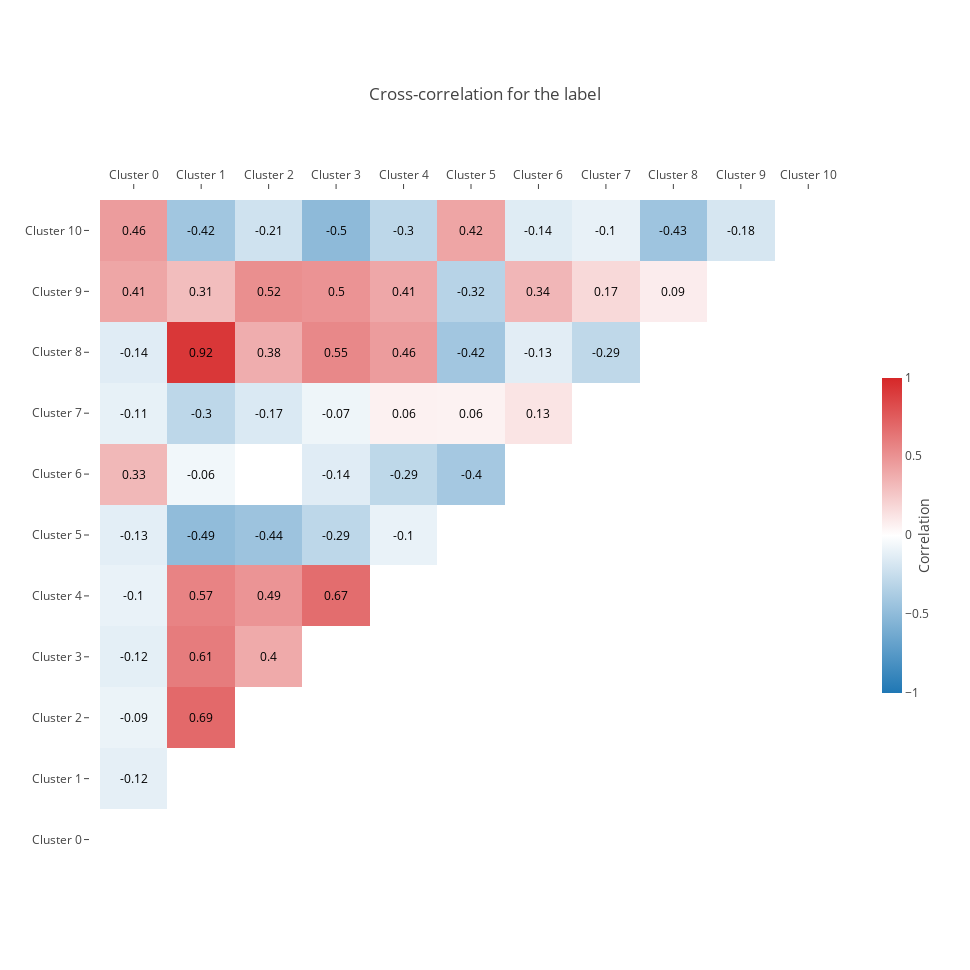
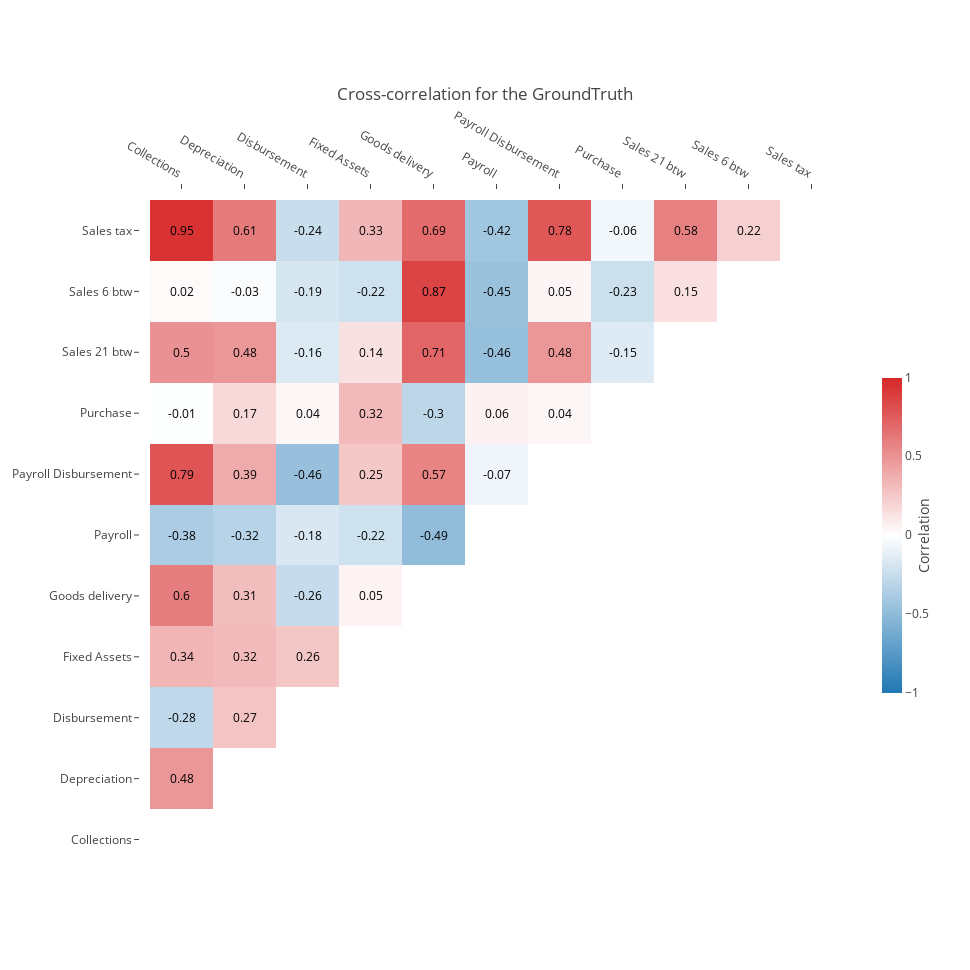

Here is the notebook cell these charts were saved with, in order:
### Code cell
correlationMatrix(df_all, on="label", agg_period="D", interactive=True)
correlationMatrix(df_all, on="GroundTruth", agg_period="D", interactive=True)

### Figure 1 — Plotly figure (JSON) as saved in the notebook; plotly's stock layout.template omitted (floating-point values rounded to 4 significant figures)
{"data": [{"colorbar": {"len": 0.5, "outlinewidth": 0, "thickness": 20, "title": {"side": "right", "text": "\n \n Correlation"}, "xpad": 25}, "colorscale": [[0, "rgb(31, 119, 180)"], [0.5, "rgb(255,255,255)"], [1, "rgb(214, 39, 40)"]], "showscale": true, "type": "heatmap", "uid": "c7b6e958-6c12-4ff1-bc23-3e0611ab286c", "x": ["Cluster 0", "Cluster 1", "Cluster 2", "Cluster 3", "Cluster 4", "Cluster 5", "Cluster 6", "Cluster 7", "Cluster 8", "Cluster 9", "Cluster 10"], "y": ["Cluster 0", "Cluster 1", "Cluster 2", "Cluster 3", "Cluster 4", "Cluster 5", "Cluster 6", "Cluster 7", "Cluster 8", "Cluster 9", "Cluster 10"], "z": [[0, 0, 0, 0, 0, 0, 0, 0, 0, 0, 0], [-0.1174, 0, 0, 0, 0, 0, 0, 0, 0, 0, 0], [-0.08817, 0.6948, 0, 0, 0, 0, 0, 0, 0, 0, 0], [-0.1192, 0.6062, 0.3954, 0, 0, 0, 0, 0, 0, 0, 0], [-0.09753, 0.5731, 0.4949, 0.674, 0, 0, 0, 0, 0, 0, 0], [-0.1258, -0.4906, -0.4376, -0.2946, -0.09913, 0, 0, 0, 0, 0, 0], [0.3302, -0.06136, 0.00134, -0.1374, -0.2894, -0.4018, 0, 0, 0, 0, 0], [-0.106, -0.2966, -0.1654, -0.07367, 0.06286, 0.06237, 0.1258, 0, 0, 0, 0], [-0.1371, 0.9242, 0.3782, 0.5497, 0.4562, -0.4157, -0.1304, -0.2878, 0, 0, 0], [0.4142, 0.3054, 0.5189, 0.4984, 0.4063, -0.3205, 0.336, 0.1746, 0.08582, 0, 0], [0.4569, -0.4197, -0.2136, -0.504, -0.2967, 0.4168, -0.1428, -0.1014, -0.4311, -0.1827, 0]], "zmax": 1, "zmid": 0, "zmin": -1}], "layout": {"annotations": [{"font": {"color": "Black"}, "showarrow": false, "text": "", "x": "Cluster 0", "xref": "x", "y": "Cluster 0", "yref": "y"}, {"font": {"color": "Black"}, "showarrow": false, "text": "", "x": "Cluster 1", "xref": "x", "y": "Cluster 0", "yref": "y"}, {"font": {"color": "Black"}, "showarrow": false, "text": "", "x": "Cluster 2", "xref": "x", "y": "Cluster 0", "yref": "y"}, {"font": {"color": "Black"}, "showarrow": false, "text": "", "x": "Cluster 3", "xref": "x", "y": "Cluster 0", "yref": "y"}, {"font": {"color": "Black"}, "showarrow": false, "text": "", "x": "Cluster 4", "xref": "x", "y": "Cluster 0", "yref": "y"}, {"font": {"color": "Black"}, "showarrow": false, "text": "", "x": "Cluster 5", "xref": "x", "y": "Cluster 0", "yref": "y"}, {"font": {"color": "Black"}, "showarrow": false, "text": "", "x": "Cluster 6", "xref": "x", "y": "Cluster 0", "yref": "y"}, {"font": {"color": "Black"}, "showarrow": false, "text": "", "x": "Cluster 7", "xref": "x", "y": "Cluster 0", "yref": "y"}, {"font": {"color": "Black"}, "showarrow": false, "text": "", "x": "Cluster 8", "xref": "x", "y": "Cluster 0", "yref": "y"}, {"font": {"color": "Black"}, "showarrow": false, "text": "", "x": "Cluster 9", "xref": "x", "y": "Cluster 0", "yref": "y"}, {"font": {"color": "Black"}, "showarrow": false, "text": "", "x": "Cluster 10", "xref": "x", "y": "Cluster 0", "yref": "y"}, {"font": {"color": "Black"}, "showarrow": false, "text": "-0.12", "x": "Cluster 0", "xref": "x", "y": "Cluster 1", "yref": "y"}, {"font": {"color": "Black"}, "showarrow": false, "text": "", "x": "Cluster 1", "xref": "x", "y": "Cluster 1", "yref": "y"}, {"font": {"color": "Black"}, "showarrow": false, "text": "", "x": "Cluster 2", "xref": "x", "y": "Cluster 1", "yref": "y"}, {"font": {"color": "Black"}, "showarrow": false, "text": "", "x": "Cluster 3", "xref": "x", "y": "Cluster 1", "yref": "y"}, {"font": {"color": "Black"}, "showarrow": false, "text": "", "x": "Cluster 4", "xref": "x", "y": "Cluster 1", "yref": "y"}, {"font": {"color": "Black"}, "showarrow": false, "text": "", "x": "Cluster 5", "xref": "x", "y": "Cluster 1", "yref": "y"}, {"font": {"color": "Black"}, "showarrow": false, "text": "", "x": "Cluster 6", "xref": "x", "y": "Cluster 1", "yref": "y"}, {"font": {"color": "Black"}, "showarrow": false, "text": "", "x": "Cluster 7", "xref": "x", "y": "Cluster 1", "yref": "y"}, {"font": {"color": "Black"}, "showarrow": false, "text": "", "x": "Cluster 8", "xref": "x", "y": "Cluster 1", "yref": "y"}, {"font": {"color": "Black"}, "showarrow": false, "text": "", "x": "Cluster 9", "xref": "x", "y": "Cluster 1", "yref": "y"}, {"font": {"color": "Black"}, "showarrow": false, "text": "", "x": "Cluster 10", "xref": "x", "y": "Cluster 1", "yref": "y"}, {"font": {"color": "Black"}, "showarrow": false, "text": "-0.09", "x": "Cluster 0", "xref": "x", "y": "Cluster 2", "yref": "y"}, {"font": {"color": "Black"}, "showarrow": false, "text": "0.69", "x": "Cluster 1", "xref": "x", "y": "Cluster 2", "yref": "y"}, {"font": {"color": "Black"}, "showarrow": false, "text": "", "x": "Cluster 2", "xref": "x", "y": "Cluster 2", "yref": "y"}, {"font": {"color": "Black"}, "showarrow": false, "text": "", "x": "Cluster 3", "xref": "x", "y": "Cluster 2", "yref": "y"}, {"font": {"color": "Black"}, "showarrow": false, "text": "", "x": "Cluster 4", "xref": "x", "y": "Cluster 2", "yref": "y"}, {"font": {"color": "Black"}, "showarrow": false, "text": "", "x": "Cluster 5", "xref": "x", "y": "Cluster 2", "yref": "y"}, {"font": {"color": "Black"}, "showarrow": false, "text": "", "x": "Cluster 6", "xref": "x", "y": "Cluster 2", "yref": "y"}, {"font": {"color": "Black"}, "showarrow": false, "text": "", "x": "Cluster 7", "xref": "x", "y": "Cluster 2", "yref": "y"}, {"font": {"color": "Black"}, "showarrow": false, "text": "", "x": "Cluster 8", "xref": "x", "y": "Cluster 2", "yref": "y"}, {"font": {"color": "Black"}, "showarrow": false, "text": "", "x": "Cluster 9", "xref": "x", "y": "Cluster 2", "yref": "y"}, {"font": {"color": "Black"}, "showarrow": false, "text": "", "x": "Cluster 10", "xref": "x", "y": "Cluster 2", "yref": "y"}, {"font": {"color": "Black"}, "showarrow": false, "text": "-0.12", "x": "Cluster 0", "xref": "x", "y": "Cluster 3", "yref": "y"}, {"font": {"color": "Black"}, "showarrow": false, "text": "0.61", "x": "Cluster 1", "xref": "x", "y": "Cluster 3", "yref": "y"}, {"font": {"color": "Black"}, "showarrow": false, "text": "0.4", "x": "Cluster 2", "xref": "x", "y": "Cluster 3", "yref": "y"}, {"font": {"color": "Black"}, "showarrow": false, "text": "", "x": "Cluster 3", "xref": "x", "y": "Cluster 3", "yref": "y"}, {"font": {"color": "Black"}, "showarrow": false, "text": "", "x": "Cluster 4", "xref": "x", "y": "Cluster 3", "yref": "y"}, {"font": {"color": "Black"}, "showarrow": false, "text": "", "x": "Cluster 5", "xref": "x", "y": "Cluster 3", "yref": "y"}, {"font": {"color": "Black"}, "showarrow": false, "text": "", "x": "Cluster 6", "xref": "x", "y": "Cluster 3", "yref": "y"}, {"font": {"color": "Black"}, "showarrow": false, "text": "", "x": "Cluster 7", "xref": "x", "y": "Cluster 3", "yref": "y"}, {"font": {"color": "Black"}, "showarrow": false, "text": "", "x": "Cluster 8", "xref": "x", "y": "Cluster 3", "yref": "y"}, {"font": {"color": "Black"}, "showarrow": false, "text": "", "x": "Cluster 9", "xref": "x", "y": "Cluster 3", "yref": "y"}, {"font": {"color": "Black"}, "showarrow": false, "text": "", "x": "Cluster 10", "xref": "x", "y": "Cluster 3", "yref": "y"}, {"font": {"color": "Black"}, "showarrow": false, "text": "-0.1", "x": "Cluster 0", "xref": "x", "y": "Cluster 4", "yref": "y"}, {"font": {"color": "Black"}, "showarrow": false, "text": "0.57", "x": "Cluster 1", "xref": "x", "y": "Cluster 4", "yref": "y"}, {"font": {"color": "Black"}, "showarrow": false, "text": "0.49", "x": "Cluster 2", "xref": "x", "y": "Cluster 4", "yref": "y"}, {"font": {"color": "Black"}, "showarrow": false, "text": "0.67", "x": "Cluster 3", "xref": "x", "y": "Cluster 4", "yref": "y"}, {"font": {"color": "Black"}, "showarrow": false, "text": "", "x": "Cluster 4", "xref": "x", "y": "Cluster 4", "yref": "y"}, {"font": {"color": "Black"}, "showarrow": false, "text": "", "x": "Cluster 5", "xref": "x", "y": "Cluster 4", "yref": "y"}, {"font": {"color": "Black"}, "showarrow": false, "text": "", "x": "Cluster 6", "xref": "x", "y": "Cluster 4", "yref": "y"}, {"font": {"color": "Black"}, "showarrow": false, "text": "", "x": "Cluster 7", "xref": "x", "y": "Cluster 4", "yref": "y"}, {"font": {"color": "Black"}, "showarrow": false, "text": "", "x": "Cluster 8", "xref": "x", "y": "Cluster 4", "yref": "y"}, {"font": {"color": "Black"}, "showarrow": false, "text": "", "x": "Cluster 9", "xref": "x", "y": "Cluster 4", "yref": "y"}, {"font": {"color": "Black"}, "showarrow": false, "text": "", "x": "Cluster 10", "xref": "x", "y": "Cluster 4", "yref": "y"}, {"font": {"color": "Black"}, "showarrow": false, "text": "-0.13", "x": "Cluster 0", "xref": "x", "y": "Cluster 5", "yref": "y"}, {"font": {"color": "Black"}, "showarrow": false, "text": "-0.49", "x": "Cluster 1", "xref": "x", "y": "Cluster 5", "yref": "y"}, {"font": {"color": "Black"}, "showarrow": false, "text": "-0.44", "x": "Cluster 2", "xref": "x", "y": "Cluster 5", "yref": "y"}, {"font": {"color": "Black"}, "showarrow": false, "text": "-0.29", "x": "Cluster 3", "xref": "x", "y": "Cluster 5", "yref": "y"}, {"font": {"color": "Black"}, "showarrow": false, "text": "-0.1", "x": "Cluster 4", "xref": "x", "y": "Cluster 5", "yref": "y"}, {"font": {"color": "Black"}, "showarrow": false, "text": "", "x": "Cluster 5", "xref": "x", "y": "Cluster 5", "yref": "y"}, {"font": {"color": "Black"}, "showarrow": false, "text": "", "x": "Cluster 6", "xref": "x", "y": "Cluster 5", "yref": "y"}, {"font": {"color": "Black"}, "showarrow": false, "text": "", "x": "Cluster 7", "xref": "x", "y": "Cluster 5", "yref": "y"}, {"font": {"color": "Black"}, "showarrow": false, "text": "", "x": "Cluster 8", "xref": "x", "y": "Cluster 5", "yref": "y"}, {"font": {"color": "Black"}, "showarrow": false, "text": "", "x": "Cluster 9", "xref": "x", "y": "Cluster 5", "yref": "y"}, {"font": {"color": "Black"}, "showarrow": false, "text": "", "x": "Cluster 10", "xref": "x", "y": "Cluster 5", "yref": "y"}, {"font": {"color": "Black"}, "showarrow": false, "text": "0.33", "x": "Cluster 0", "xref": "x", "y": "Cluster 6", "yref": "y"}, {"font": {"color": "Black"}, "showarrow": false, "text": "-0.06", "x": "Cluster 1", "xref": "x", "y": "Cluster 6", "yref": "y"}, {"font": {"color": "Black"}, "showarrow": false, "text": "", "x": "Cluster 2", "xref": "x", "y": "Cluster 6", "yref": "y"}, {"font": {"color": "Black"}, "showarrow": false, "text": "-0.14", "x": "Cluster 3", "xref": "x", "y": "Cluster 6", "yref": "y"}, {"font": {"color": "Black"}, "showarrow": false, "text": "-0.29", "x": "Cluster 4", "xref": "x", "y": "Cluster 6", "yref": "y"}, {"font": {"color": "Black"}, "showarrow": false, "text": "-0.4", "x": "Cluster 5", "xref": "x", "y": "Cluster 6", "yref": "y"}, {"font": {"color": "Black"}, "showarrow": false, "text": "", "x": "Cluster 6", "xref": "x", "y": "Cluster 6", "yref": "y"}, {"font": {"color": "Black"}, "showarrow": false, "text": "", "x": "Cluster 7", "xref": "x", "y": "Cluster 6", "yref": "y"}, {"font": {"color": "Black"}, "showarrow": false, "text": "", "x": "Cluster 8", "xref": "x", "y": "Cluster 6", "yref": "y"}, {"font": {"color": "Black"}, "showarrow": false, "text": "", "x": "Cluster 9", "xref": "x", "y": "Cluster 6", "yref": "y"}, {"font": {"color": "Black"}, "showarrow": false, "text": "", "x": "Cluster 10", "xref": "x", "y": "Cluster 6", "yref": "y"}, {"font": {"color": "Black"}, "showarrow": false, "text": "-0.11", "x": "Cluster 0", "xref": "x", "y": "Cluster 7", "yref": "y"}, {"font": {"color": "Black"}, "showarrow": false, "text": "-0.3", "x": "Cluster 1", "xref": "x", "y": "Cluster 7", "yref": "y"}, {"font": {"color": "Black"}, "showarrow": false, "text": "-0.17", "x": "Cluster 2", "xref": "x", "y": "Cluster 7", "yref": "y"}, {"font": {"color": "Black"}, "showarrow": false, "text": "-0.07", "x": "Cluster 3", "xref": "x", "y": "Cluster 7", "yref": "y"}, {"font": {"color": "Black"}, "showarrow": false, "text": "0.06", "x": "Cluster 4", "xref": "x", "y": "Cluster 7", "yref": "y"}, {"font": {"color": "Black"}, "showarrow": false, "text": "0.06", "x": "Cluster 5", "xref": "x", "y": "Cluster 7", "yref": "y"}, {"font": {"color": "Black"}, "showarrow": false, "text": "0.13", "x": "Cluster 6", "xref": "x", "y": "Cluster 7", "yref": "y"}, {"font": {"color": "Black"}, "showarrow": false, "text": "", "x": "Cluster 7", "xref": "x", "y": "Cluster 7", "yref": "y"}, {"font": {"color": "Black"}, "showarrow": false, "text": "", "x": "Cluster 8", "xref": "x", "y": "Cluster 7", "yref": "y"}, {"font": {"color": "Black"}, "showarrow": false, "text": "", "x": "Cluster 9", "xref": "x", "y": "Cluster 7", "yref": "y"}, {"font": {"color": "Black"}, "showarrow": false, "text": "", "x": "Cluster 10", "xref": "x", "y": "Cluster 7", "yref": "y"}, {"font": {"color": "Black"}, "showarrow": false, "text": "-0.14", "x": "Cluster 0", "xref": "x", "y": "Cluster 8", "yref": "y"}, {"font": {"color": "Black"}, "showarrow": false, "text": "0.92", "x": "Cluster 1", "xref": "x", "y": "Cluster 8", "yref": "y"}, {"font": {"color": "Black"}, "showarrow": false, "text": "0.38", "x": "Cluster 2", "xref": "x", "y": "Cluster 8", "yref": "y"}, {"font": {"color": "Black"}, "showarrow": false, "text": "0.55", "x": "Cluster 3", "xref": "x", "y": "Cluster 8", "yref": "y"}, {"font": {"color": "Black"}, "showarrow": false, "text": "0.46", "x": "Cluster 4", "xref": "x", "y": "Cluster 8", "yref": "y"}, {"font": {"color": "Black"}, "showarrow": false, "text": "-0.42", "x": "Cluster 5", "xref": "x", "y": "Cluster 8", "yref": "y"}, {"font": {"color": "Black"}, "showarrow": false, "text": "-0.13", "x": "Cluster 6", "xref": "x", "y": "Cluster 8", "yref": "y"}, {"font": {"color": "Black"}, "showarrow": false, "text": "-0.29", "x": "Cluster 7", "xref": "x", "y": "Cluster 8", "yref": "y"}, {"font": {"color": "Black"}, "showarrow": false, "text": "", "x": "Cluster 8", "xref": "x", "y": "Cluster 8", "yref": "y"}, {"font": {"color": "Black"}, "showarrow": false, "text": "", "x": "Cluster 9", "xref": "x", "y": "Cluster 8", "yref": "y"}, {"font": {"color": "Black"}, "showarrow": false, "text": "", "x": "Cluster 10", "xref": "x", "y": "Cluster 8", "yref": "y"}, {"font": {"color": "Black"}, "showarrow": false, "text": "0.41", "x": "Cluster 0", "xref": "x", "y": "Cluster 9", "yref": "y"}, {"font": {"color": "Black"}, "showarrow": false, "text": "0.31", "x": "Cluster 1", "xref": "x", "y": "Cluster 9", "yref": "y"}, {"font": {"color": "Black"}, "showarrow": false, "text": "0.52", "x": "Cluster 2", "xref": "x", "y": "Cluster 9", "yref": "y"}, {"font": {"color": "Black"}, "showarrow": false, "text": "0.5", "x": "Cluster 3", "xref": "x", "y": "Cluster 9", "yref": "y"}, {"font": {"color": "Black"}, "showarrow": false, "text": "0.41", "x": "Cluster 4", "xref": "x", "y": "Cluster 9", "yref": "y"}, {"font": {"color": "Black"}, "showarrow": false, "text": "-0.32", "x": "Cluster 5", "xref": "x", "y": "Cluster 9", "yref": "y"}, {"font": {"color": "Black"}, "showarrow": false, "text": "0.34", "x": "Cluster 6", "xref": "x", "y": "Cluster 9", "yref": "y"}, {"font": {"color": "Black"}, "showarrow": false, "text": "0.17", "x": "Cluster 7", "xref": "x", "y": "Cluster 9", "yref": "y"}, {"font": {"color": "Black"}, "showarrow": false, "text": "0.09", "x": "Cluster 8", "xref": "x", "y": "Cluster 9", "yref": "y"}, {"font": {"color": "Black"}, "showarrow": false, "text": "", "x": "Cluster 9", "xref": "x", "y": "Cluster 9", "yref": "y"}, {"font": {"color": "Black"}, "showarrow": false, "text": "", "x": "Cluster 10", "xref": "x", "y": "Cluster 9", "yref": "y"}, {"font": {"color": "Black"}, "showarrow": false, "text": "0.46", "x": "Cluster 0", "xref": "x", "y": "Cluster 10", "yref": "y"}, {"font": {"color": "Black"}, "showarrow": false, "text": "-0.42", "x": "Cluster 1", "xref": "x", "y": "Cluster 10", "yref": "y"}, {"font": {"color": "Black"}, "showarrow": false, "text": "-0.21", "x": "Cluster 2", "xref": "x", "y": "Cluster 10", "yref": "y"}, {"font": {"color": "Black"}, "showarrow": false, "text": "-0.5", "x": "Cluster 3", "xref": "x", "y": "Cluster 10", "yref": "y"}, {"font": {"color": "Black"}, "showarrow": false, "text": "-0.3", "x": "Cluster 4", "xref": "x", "y": "Cluster 10", "yref": "y"}, {"font": {"color": "Black"}, "showarrow": false, "text": "0.42", "x": "Cluster 5", "xref": "x", "y": "Cluster 10", "yref": "y"}, {"font": {"color": "Black"}, "showarrow": false, "text": "-0.14", "x": "Cluster 6", "xref": "x", "y": "Cluster 10", "yref": "y"}, {"font": {"color": "Black"}, "showarrow": false, "text": "-0.1", "x": "Cluster 7", "xref": "x", "y": "Cluster 10", "yref": "y"}, {"font": {"color": "Black"}, "showarrow": false, "text": "-0.43", "x": "Cluster 8", "xref": "x", "y": "Cluster 10", "yref": "y"}, {"font": {"color": "Black"}, "showarrow": false, "text": "-0.18", "x": "Cluster 9", "xref": "x", "y": "Cluster 10", "yref": "y"}, {"font": {"color": "Black"}, "showarrow": false, "text": "", "x": "Cluster 10", "xref": "x", "y": "Cluster 10", "yref": "y"}], "height": 970, "margin": {"b": 100, "l": 100, "pad": 10, "r": 50, "t": 200}, "title": {"text": "Cross-correlation for the label"}, "width": 970, "xaxis": {"automargin": true, "side": "top"}, "yaxis": {"automargin": true}}}

### Figure 2 — Plotly figure (JSON) as saved in the notebook; plotly's stock layout.template omitted (floating-point values rounded to 4 significant figures)
{"data": [{"colorbar": {"len": 0.5, "outlinewidth": 0, "thickness": 20, "title": {"side": "right", "text": "\n \n Correlation"}, "xpad": 25}, "colorscale": [[0, "rgb(31, 119, 180)"], [0.5, "rgb(255,255,255)"], [1, "rgb(214, 39, 40)"]], "showscale": true, "type": "heatmap", "uid": "8d5aea64-a057-4725-a5c0-a9102d25b6e8", "x": ["Collections", "Depreciation", "Disbursement", "Fixed Assets", "Goods delivery", "Payroll", "Payroll Disbursement", "Purchase", "Sales 21 btw", "Sales 6 btw", "Sales tax"], "y": ["Collections", "Depreciation", "Disbursement", "Fixed Assets", "Goods delivery", "Payroll", "Payroll Disbursement", "Purchase", "Sales 21 btw", "Sales 6 btw", "Sales tax"], "z": [[0, 0, 0, 0, 0, 0, 0, 0, 0, 0, 0], [0.4847, 0, 0, 0, 0, 0, 0, 0, 0, 0, 0], [-0.2815, 0.2747, 0, 0, 0, 0, 0, 0, 0, 0, 0], [0.3406, 0.3206, 0.2595, 0, 0, 0, 0, 0, 0, 0, 0], [0.601, 0.3054, -0.2564, 0.05411, 0, 0, 0, 0, 0, 0, 0], [-0.3769, -0.3205, -0.1757, -0.224, -0.4906, 0, 0, 0, 0, 0, 0], [0.7904, 0.3886, -0.4612, 0.2546, 0.5702, -0.071, 0, 0, 0, 0, 0], [-0.008803, 0.1746, 0.04319, 0.3184, -0.2966, 0.06237, 0.04352, 0, 0, 0, 0], [0.5046, 0.4796, -0.1558, 0.139, 0.7078, -0.4643, 0.4826, -0.1475, 0, 0, 0], [0.02497, -0.02815, -0.1874, -0.2187, 0.8671, -0.4519, 0.04811, -0.2344, 0.146, 0, 0], [0.9483, 0.6088, -0.2393, 0.3316, 0.6861, -0.421, 0.7799, -0.05606, 0.584, 0.2169, 0]], "zmax": 1, "zmid": 0, "zmin": -1}], "layout": {"annotations": [{"font": {"color": "Black"}, "showarrow": false, "text": "", "x": "Collections", "xref": "x", "y": "Collections", "yref": "y"}, {"font": {"color": "Black"}, "showarrow": false, "text": "", "x": "Depreciation", "xref": "x", "y": "Collections", "yref": "y"}, {"font": {"color": "Black"}, "showarrow": false, "text": "", "x": "Disbursement", "xref": "x", "y": "Collections", "yref": "y"}, {"font": {"color": "Black"}, "showarrow": false, "text": "", "x": "Fixed Assets", "xref": "x", "y": "Collections", "yref": "y"}, {"font": {"color": "Black"}, "showarrow": false, "text": "", "x": "Goods delivery", "xref": "x", "y": "Collections", "yref": "y"}, {"font": {"color": "Black"}, "showarrow": false, "text": "", "x": "Payroll", "xref": "x", "y": "Collections", "yref": "y"}, {"font": {"color": "Black"}, "showarrow": false, "text": "", "x": "Payroll Disbursement", "xref": "x", "y": "Collections", "yref": "y"}, {"font": {"color": "Black"}, "showarrow": false, "text": "", "x": "Purchase", "xref": "x", "y": "Collections", "yref": "y"}, {"font": {"color": "Black"}, "showarrow": false, "text": "", "x": "Sales 21 btw", "xref": "x", "y": "Collections", "yref": "y"}, {"font": {"color": "Black"}, "showarrow": false, "text": "", "x": "Sales 6 btw", "xref": "x", "y": "Collections", "yref": "y"}, {"font": {"color": "Black"}, "showarrow": false, "text": "", "x": "Sales tax", "xref": "x", "y": "Collections", "yref": "y"}, {"font": {"color": "Black"}, "showarrow": false, "text": "0.48", "x": "Collections", "xref": "x", "y": "Depreciation", "yref": "y"}, {"font": {"color": "Black"}, "showarrow": false, "text": "", "x": "Depreciation", "xref": "x", "y": "Depreciation", "yref": "y"}, {"font": {"color": "Black"}, "showarrow": false, "text": "", "x": "Disbursement", "xref": "x", "y": "Depreciation", "yref": "y"}, {"font": {"color": "Black"}, "showarrow": false, "text": "", "x": "Fixed Assets", "xref": "x", "y": "Depreciation", "yref": "y"}, {"font": {"color": "Black"}, "showarrow": false, "text": "", "x": "Goods delivery", "xref": "x", "y": "Depreciation", "yref": "y"}, {"font": {"color": "Black"}, "showarrow": false, "text": "", "x": "Payroll", "xref": "x", "y": "Depreciation", "yref": "y"}, {"font": {"color": "Black"}, "showarrow": false, "text": "", "x": "Payroll Disbursement", "xref": "x", "y": "Depreciation", "yref": "y"}, {"font": {"color": "Black"}, "showarrow": false, "text": "", "x": "Purchase", "xref": "x", "y": "Depreciation", "yref": "y"}, {"font": {"color": "Black"}, "showarrow": false, "text": "", "x": "Sales 21 btw", "xref": "x", "y": "Depreciation", "yref": "y"}, {"font": {"color": "Black"}, "showarrow": false, "text": "", "x": "Sales 6 btw", "xref": "x", "y": "Depreciation", "yref": "y"}, {"font": {"color": "Black"}, "showarrow": false, "text": "", "x": "Sales tax", "xref": "x", "y": "Depreciation", "yref": "y"}, {"font": {"color": "Black"}, "showarrow": false, "text": "-0.28", "x": "Collections", "xref": "x", "y": "Disbursement", "yref": "y"}, {"font": {"color": "Black"}, "showarrow": false, "text": "0.27", "x": "Depreciation", "xref": "x", "y": "Disbursement", "yref": "y"}, {"font": {"color": "Black"}, "showarrow": false, "text": "", "x": "Disbursement", "xref": "x", "y": "Disbursement", "yref": "y"}, {"font": {"color": "Black"}, "showarrow": false, "text": "", "x": "Fixed Assets", "xref": "x", "y": "Disbursement", "yref": "y"}, {"font": {"color": "Black"}, "showarrow": false, "text": "", "x": "Goods delivery", "xref": "x", "y": "Disbursement", "yref": "y"}, {"font": {"color": "Black"}, "showarrow": false, "text": "", "x": "Payroll", "xref": "x", "y": "Disbursement", "yref": "y"}, {"font": {"color": "Black"}, "showarrow": false, "text": "", "x": "Payroll Disbursement", "xref": "x", "y": "Disbursement", "yref": "y"}, {"font": {"color": "Black"}, "showarrow": false, "text": "", "x": "Purchase", "xref": "x", "y": "Disbursement", "yref": "y"}, {"font": {"color": "Black"}, "showarrow": false, "text": "", "x": "Sales 21 btw", "xref": "x", "y": "Disbursement", "yref": "y"}, {"font": {"color": "Black"}, "showarrow": false, "text": "", "x": "Sales 6 btw", "xref": "x", "y": "Disbursement", "yref": "y"}, {"font": {"color": "Black"}, "showarrow": false, "text": "", "x": "Sales tax", "xref": "x", "y": "Disbursement", "yref": "y"}, {"font": {"color": "Black"}, "showarrow": false, "text": "0.34", "x": "Collections", "xref": "x", "y": "Fixed Assets", "yref": "y"}, {"font": {"color": "Black"}, "showarrow": false, "text": "0.32", "x": "Depreciation", "xref": "x", "y": "Fixed Assets", "yref": "y"}, {"font": {"color": "Black"}, "showarrow": false, "text": "0.26", "x": "Disbursement", "xref": "x", "y": "Fixed Assets", "yref": "y"}, {"font": {"color": "Black"}, "showarrow": false, "text": "", "x": "Fixed Assets", "xref": "x", "y": "Fixed Assets", "yref": "y"}, {"font": {"color": "Black"}, "showarrow": false, "text": "", "x": "Goods delivery", "xref": "x", "y": "Fixed Assets", "yref": "y"}, {"font": {"color": "Black"}, "showarrow": false, "text": "", "x": "Payroll", "xref": "x", "y": "Fixed Assets", "yref": "y"}, {"font": {"color": "Black"}, "showarrow": false, "text": "", "x": "Payroll Disbursement", "xref": "x", "y": "Fixed Assets", "yref": "y"}, {"font": {"color": "Black"}, "showarrow": false, "text": "", "x": "Purchase", "xref": "x", "y": "Fixed Assets", "yref": "y"}, {"font": {"color": "Black"}, "showarrow": false, "text": "", "x": "Sales 21 btw", "xref": "x", "y": "Fixed Assets", "yref": "y"}, {"font": {"color": "Black"}, "showarrow": false, "text": "", "x": "Sales 6 btw", "xref": "x", "y": "Fixed Assets", "yref": "y"}, {"font": {"color": "Black"}, "showarrow": false, "text": "", "x": "Sales tax", "xref": "x", "y": "Fixed Assets", "yref": "y"}, {"font": {"color": "Black"}, "showarrow": false, "text": "0.6", "x": "Collections", "xref": "x", "y": "Goods delivery", "yref": "y"}, {"font": {"color": "Black"}, "showarrow": false, "text": "0.31", "x": "Depreciation", "xref": "x", "y": "Goods delivery", "yref": "y"}, {"font": {"color": "Black"}, "showarrow": false, "text": "-0.26", "x": "Disbursement", "xref": "x", "y": "Goods delivery", "yref": "y"}, {"font": {"color": "Black"}, "showarrow": false, "text": "0.05", "x": "Fixed Assets", "xref": "x", "y": "Goods delivery", "yref": "y"}, {"font": {"color": "Black"}, "showarrow": false, "text": "", "x": "Goods delivery", "xref": "x", "y": "Goods delivery", "yref": "y"}, {"font": {"color": "Black"}, "showarrow": false, "text": "", "x": "Payroll", "xref": "x", "y": "Goods delivery", "yref": "y"}, {"font": {"color": "Black"}, "showarrow": false, "text": "", "x": "Payroll Disbursement", "xref": "x", "y": "Goods delivery", "yref": "y"}, {"font": {"color": "Black"}, "showarrow": false, "text": "", "x": "Purchase", "xref": "x", "y": "Goods delivery", "yref": "y"}, {"font": {"color": "Black"}, "showarrow": false, "text": "", "x": "Sales 21 btw", "xref": "x", "y": "Goods delivery", "yref": "y"}, {"font": {"color": "Black"}, "showarrow": false, "text": "", "x": "Sales 6 btw", "xref": "x", "y": "Goods delivery", "yref": "y"}, {"font": {"color": "Black"}, "showarrow": false, "text": "", "x": "Sales tax", "xref": "x", "y": "Goods delivery", "yref": "y"}, {"font": {"color": "Black"}, "showarrow": false, "text": "-0.38", "x": "Collections", "xref": "x", "y": "Payroll", "yref": "y"}, {"font": {"color": "Black"}, "showarrow": false, "text": "-0.32", "x": "Depreciation", "xref": "x", "y": "Payroll", "yref": "y"}, {"font": {"color": "Black"}, "showarrow": false, "text": "-0.18", "x": "Disbursement", "xref": "x", "y": "Payroll", "yref": "y"}, {"font": {"color": "Black"}, "showarrow": false, "text": "-0.22", "x": "Fixed Assets", "xref": "x", "y": "Payroll", "yref": "y"}, {"font": {"color": "Black"}, "showarrow": false, "text": "-0.49", "x": "Goods delivery", "xref": "x", "y": "Payroll", "yref": "y"}, {"font": {"color": "Black"}, "showarrow": false, "text": "", "x": "Payroll", "xref": "x", "y": "Payroll", "yref": "y"}, {"font": {"color": "Black"}, "showarrow": false, "text": "", "x": "Payroll Disbursement", "xref": "x", "y": "Payroll", "yref": "y"}, {"font": {"color": "Black"}, "showarrow": false, "text": "", "x": "Purchase", "xref": "x", "y": "Payroll", "yref": "y"}, {"font": {"color": "Black"}, "showarrow": false, "text": "", "x": "Sales 21 btw", "xref": "x", "y": "Payroll", "yref": "y"}, {"font": {"color": "Black"}, "showarrow": false, "text": "", "x": "Sales 6 btw", "xref": "x", "y": "Payroll", "yref": "y"}, {"font": {"color": "Black"}, "showarrow": false, "text": "", "x": "Sales tax", "xref": "x", "y": "Payroll", "yref": "y"}, {"font": {"color": "Black"}, "showarrow": false, "text": "0.79", "x": "Collections", "xref": "x", "y": "Payroll Disbursement", "yref": "y"}, {"font": {"color": "Black"}, "showarrow": false, "text": "0.39", "x": "Depreciation", "xref": "x", "y": "Payroll Disbursement", "yref": "y"}, {"font": {"color": "Black"}, "showarrow": false, "text": "-0.46", "x": "Disbursement", "xref": "x", "y": "Payroll Disbursement", "yref": "y"}, {"font": {"color": "Black"}, "showarrow": false, "text": "0.25", "x": "Fixed Assets", "xref": "x", "y": "Payroll Disbursement", "yref": "y"}, {"font": {"color": "Black"}, "showarrow": false, "text": "0.57", "x": "Goods delivery", "xref": "x", "y": "Payroll Disbursement", "yref": "y"}, {"font": {"color": "Black"}, "showarrow": false, "text": "-0.07", "x": "Payroll", "xref": "x", "y": "Payroll Disbursement", "yref": "y"}, {"font": {"color": "Black"}, "showarrow": false, "text": "", "x": "Payroll Disbursement", "xref": "x", "y": "Payroll Disbursement", "yref": "y"}, {"font": {"color": "Black"}, "showarrow": false, "text": "", "x": "Purchase", "xref": "x", "y": "Payroll Disbursement", "yref": "y"}, {"font": {"color": "Black"}, "showarrow": false, "text": "", "x": "Sales 21 btw", "xref": "x", "y": "Payroll Disbursement", "yref": "y"}, {"font": {"color": "Black"}, "showarrow": false, "text": "", "x": "Sales 6 btw", "xref": "x", "y": "Payroll Disbursement", "yref": "y"}, {"font": {"color": "Black"}, "showarrow": false, "text": "", "x": "Sales tax", "xref": "x", "y": "Payroll Disbursement", "yref": "y"}, {"font": {"color": "Black"}, "showarrow": false, "text": "-0.01", "x": "Collections", "xref": "x", "y": "Purchase", "yref": "y"}, {"font": {"color": "Black"}, "showarrow": false, "text": "0.17", "x": "Depreciation", "xref": "x", "y": "Purchase", "yref": "y"}, {"font": {"color": "Black"}, "showarrow": false, "text": "0.04", "x": "Disbursement", "xref": "x", "y": "Purchase", "yref": "y"}, {"font": {"color": "Black"}, "showarrow": false, "text": "0.32", "x": "Fixed Assets", "xref": "x", "y": "Purchase", "yref": "y"}, {"font": {"color": "Black"}, "showarrow": false, "text": "-0.3", "x": "Goods delivery", "xref": "x", "y": "Purchase", "yref": "y"}, {"font": {"color": "Black"}, "showarrow": false, "text": "0.06", "x": "Payroll", "xref": "x", "y": "Purchase", "yref": "y"}, {"font": {"color": "Black"}, "showarrow": false, "text": "0.04", "x": "Payroll Disbursement", "xref": "x", "y": "Purchase", "yref": "y"}, {"font": {"color": "Black"}, "showarrow": false, "text": "", "x": "Purchase", "xref": "x", "y": "Purchase", "yref": "y"}, {"font": {"color": "Black"}, "showarrow": false, "text": "", "x": "Sales 21 btw", "xref": "x", "y": "Purchase", "yref": "y"}, {"font": {"color": "Black"}, "showarrow": false, "text": "", "x": "Sales 6 btw", "xref": "x", "y": "Purchase", "yref": "y"}, {"font": {"color": "Black"}, "showarrow": false, "text": "", "x": "Sales tax", "xref": "x", "y": "Purchase", "yref": "y"}, {"font": {"color": "Black"}, "showarrow": false, "text": "0.5", "x": "Collections", "xref": "x", "y": "Sales 21 btw", "yref": "y"}, {"font": {"color": "Black"}, "showarrow": false, "text": "0.48", "x": "Depreciation", "xref": "x", "y": "Sales 21 btw", "yref": "y"}, {"font": {"color": "Black"}, "showarrow": false, "text": "-0.16", "x": "Disbursement", "xref": "x", "y": "Sales 21 btw", "yref": "y"}, {"font": {"color": "Black"}, "showarrow": false, "text": "0.14", "x": "Fixed Assets", "xref": "x", "y": "Sales 21 btw", "yref": "y"}, {"font": {"color": "Black"}, "showarrow": false, "text": "0.71", "x": "Goods delivery", "xref": "x", "y": "Sales 21 btw", "yref": "y"}, {"font": {"color": "Black"}, "showarrow": false, "text": "-0.46", "x": "Payroll", "xref": "x", "y": "Sales 21 btw", "yref": "y"}, {"font": {"color": "Black"}, "showarrow": false, "text": "0.48", "x": "Payroll Disbursement", "xref": "x", "y": "Sales 21 btw", "yref": "y"}, {"font": {"color": "Black"}, "showarrow": false, "text": "-0.15", "x": "Purchase", "xref": "x", "y": "Sales 21 btw", "yref": "y"}, {"font": {"color": "Black"}, "showarrow": false, "text": "", "x": "Sales 21 btw", "xref": "x", "y": "Sales 21 btw", "yref": "y"}, {"font": {"color": "Black"}, "showarrow": false, "text": "", "x": "Sales 6 btw", "xref": "x", "y": "Sales 21 btw", "yref": "y"}, {"font": {"color": "Black"}, "showarrow": false, "text": "", "x": "Sales tax", "xref": "x", "y": "Sales 21 btw", "yref": "y"}, {"font": {"color": "Black"}, "showarrow": false, "text": "0.02", "x": "Collections", "xref": "x", "y": "Sales 6 btw", "yref": "y"}, {"font": {"color": "Black"}, "showarrow": false, "text": "-0.03", "x": "Depreciation", "xref": "x", "y": "Sales 6 btw", "yref": "y"}, {"font": {"color": "Black"}, "showarrow": false, "text": "-0.19", "x": "Disbursement", "xref": "x", "y": "Sales 6 btw", "yref": "y"}, {"font": {"color": "Black"}, "showarrow": false, "text": "-0.22", "x": "Fixed Assets", "xref": "x", "y": "Sales 6 btw", "yref": "y"}, {"font": {"color": "Black"}, "showarrow": false, "text": "0.87", "x": "Goods delivery", "xref": "x", "y": "Sales 6 btw", "yref": "y"}, {"font": {"color": "Black"}, "showarrow": false, "text": "-0.45", "x": "Payroll", "xref": "x", "y": "Sales 6 btw", "yref": "y"}, {"font": {"color": "Black"}, "showarrow": false, "text": "0.05", "x": "Payroll Disbursement", "xref": "x", "y": "Sales 6 btw", "yref": "y"}, {"font": {"color": "Black"}, "showarrow": false, "text": "-0.23", "x": "Purchase", "xref": "x", "y": "Sales 6 btw", "yref": "y"}, {"font": {"color": "Black"}, "showarrow": false, "text": "0.15", "x": "Sales 21 btw", "xref": "x", "y": "Sales 6 btw", "yref": "y"}, {"font": {"color": "Black"}, "showarrow": false, "text": "", "x": "Sales 6 btw", "xref": "x", "y": "Sales 6 btw", "yref": "y"}, {"font": {"color": "Black"}, "showarrow": false, "text": "", "x": "Sales tax", "xref": "x", "y": "Sales 6 btw", "yref": "y"}, {"font": {"color": "Black"}, "showarrow": false, "text": "0.95", "x": "Collections", "xref": "x", "y": "Sales tax", "yref": "y"}, {"font": {"color": "Black"}, "showarrow": false, "text": "0.61", "x": "Depreciation", "xref": "x", "y": "Sales tax", "yref": "y"}, {"font": {"color": "Black"}, "showarrow": false, "text": "-0.24", "x": "Disbursement", "xref": "x", "y": "Sales tax", "yref": "y"}, {"font": {"color": "Black"}, "showarrow": false, "text": "0.33", "x": "Fixed Assets", "xref": "x", "y": "Sales tax", "yref": "y"}, {"font": {"color": "Black"}, "showarrow": false, "text": "0.69", "x": "Goods delivery", "xref": "x", "y": "Sales tax", "yref": "y"}, {"font": {"color": "Black"}, "showarrow": false, "text": "-0.42", "x": "Payroll", "xref": "x", "y": "Sales tax", "yref": "y"}, {"font": {"color": "Black"}, "showarrow": false, "text": "0.78", "x": "Payroll Disbursement", "xref": "x", "y": "Sales tax", "yref": "y"}, {"font": {"color": "Black"}, "showarrow": false, "text": "-0.06", "x": "Purchase", "xref": "x", "y": "Sales tax", "yref": "y"}, {"font": {"color": "Black"}, "showarrow": false, "text": "0.58", "x": "Sales 21 btw", "xref": "x", "y": "Sales tax", "yref": "y"}, {"font": {"color": "Black"}, "showarrow": false, "text": "0.22", "x": "Sales 6 btw", "xref": "x", "y": "Sales tax", "yref": "y"}, {"font": {"color": "Black"}, "showarrow": false, "text": "", "x": "Sales tax", "xref": "x", "y": "Sales tax", "yref": "y"}], "height": 970, "margin": {"b": 100, "l": 100, "pad": 10, "r": 50, "t": 200}, "title": {"text": "Cross-correlation for the GroundTruth"}, "width": 970, "xaxis": {"automargin": true, "side": "top"}, "yaxis": {"automargin": true}}}
